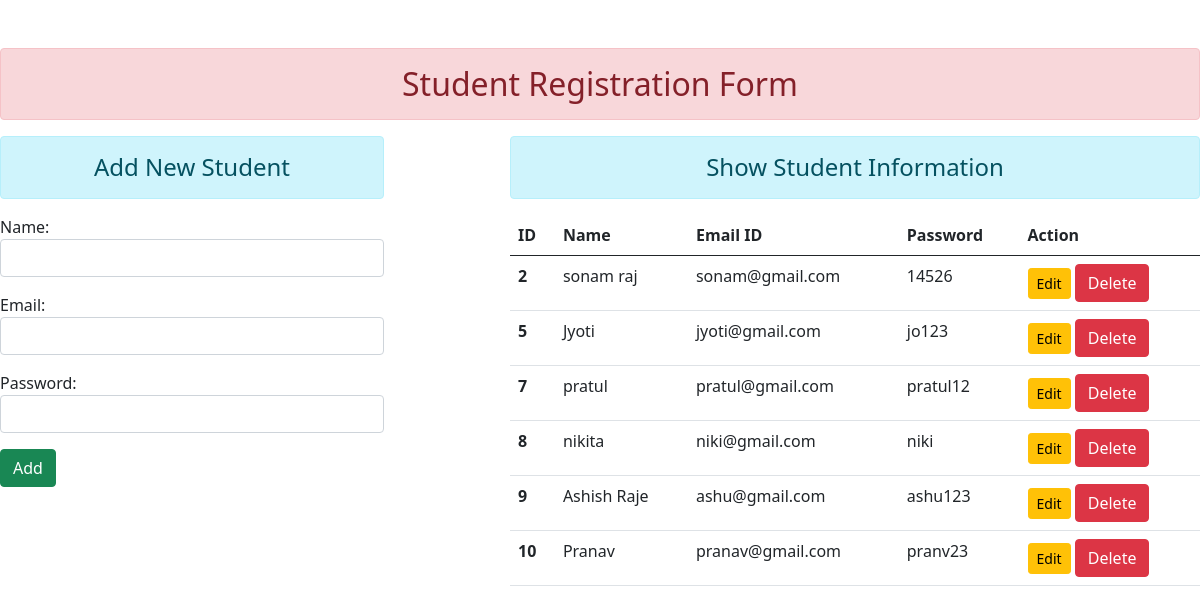
The page / on the database its author committed.
### Enroll/models.py (models this page shows)
class User(models.Model):
    name = models.CharField(max_length=20)
    email = models.EmailField(max_length=20)
    password = models.CharField(max_length=10)

### Enroll/views.py (the view)
# urls.py: path('',views.Add_show,name='Add_show_page'),
def Add_show(request):
    if request.method == 'POST':
        fm = StudentRegistration(request.POST)
        if fm.is_valid():
            nm = fm.cleaned_data['name']
            em = fm.cleaned_data['email']
            pwd = fm.cleaned_data['password']
            reg = User(name=nm, email=em, password=pwd)
            reg.save()
            fm = StudentRegistration()
    else:
        fm = StudentRegistration()
    stud = User.objects.all()
    return render(request, 'add.html', {'form': fm, 'student': stud})

### Enroll/forms.py
class StudentRegistration(forms.ModelForm):
    class Meta:
        model= User
        fields=['name','email','password']
        widgets={
            'name':forms.TextInput(attrs={'class':'form-control'}),
            'email': forms.EmailInput(attrs={'class': 'form-control'}),
            'password': forms.PasswordInput(render_value=True ,attrs={'class': 'form-control'}),
        }

### Templates/add.html (shortened to what this page needs)
{% extends 'base.html' %}
{% block content %}
<div class="row">
    <div class="col-sm-4">
        <h4 class="text-center alert alert-info">Add New Student</h4>
        <form action="" method="POST">
            {{form.as_p}}
            <input type="submit" class="btn btn-success" value="Add">
        </form>
    </div>
    <div class="col-sm-7 offset-1">
        <h4 class="text-center alert alert-info">Show Student Information</h4>
        {% if student %}
            <table class="table table-hover">
      <thead>
        <tr>
          <th scope="col">ID</th>
          <th scope="col">Name</th>
          <th scope="col">Email ID</th>
          <th scope="col">Password</th>
          <th scope="col">Action</th>
        </tr>
      </thead>
      <tbody>
      {% for st in student %}
        <tr>
          <th scope="row">{{st.id}}</th>
          <td>{{st.name}}</td>
          <td>{{st.email}}</td>
          <td>{{st.password}}</td>
          <td>
              <a href="{% url 'Update_page' st.id %}" class="btn btn-warning btn-sm">Edit</a>
            <form action="{% url 'Delete_page' st.id %}" method="POST" class="d-inline">
                <input type="submit" class="btn btn-danger" value="Delete">
            </form>
          </td>
        </tr>
      {% endfor %}
      </tbody>
    </table>
        {% else %}
        <h4 class=" text-center alert alert-warning">No data found</h4>
        {% endif %}
    </div>
</div>
{% endblock %}

### Templates/base.html (shortened to what this page needs)
<!DOCTYPE html>
{% load static %}
<html lang="en">
<head>
    <link rel="stylesheet" href="{% static 'Enroll/css/bootstrap.min.css' %}">
</head>
<body>
<h2 class="text-center alert alert-danger"> Student Registration Form</h2>
{% block content %}
{% endblock %}
</body>
</html>

### rows shown on the page
User: id "2", name "sonam raj", email "sonam@gmail.com", password "14526"
User: id "5", name "Jyoti", email "jyoti@gmail.com", password "jo123"
User: id "7", name "pratul", email "pratul@gmail.com", password "pratul12"
User: id "8", name "nikita", email "niki@gmail.com", password "niki"
User: id "9", name "Ashish Raje", email "ashu@gmail.com", password "ashu123"
User: id "10", name "Pranav", email "pranav@gmail.com", password "pranv23"
